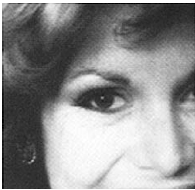
%> input picture Exercise 1/Pics/Initial/woman.png, 195 x 190 px
$ octave er2_final.m   (GNU Octave 9; MATLAB toolbox functions it lacks are replaced by stand-ins)
%> lines starting %> are read from the running program, lines starting %| are printed output that depends on the picture; in (x1, y1, x2, y2) boxes, pixels count from 0 and x2, y2 are one past the last pixel; in counts of white or black regions, pixels touching at a corner belong together; the program's own positions count from 1
### Exercise 1/Code/Matlab/pyr_reduce.m
function [ imgout ] = pyr_reduce( img )
%PYR_REDUCE  Image pyramid reduction
%   B = PYR_REDUCE( A )  If A is M-by-N, then the size of B
%	is ceil(M/2)-by-ceil(N/2). Support gray or rgb image.
%	B will be transformed to double class.
%	Results the same w/ MATLAB func impyramid.
% Yan Ke @ THUEE, xjed09@gmail.com

kernelWidth = 5; % default
cw = .375; % kernel centre weight, same as MATLAB func impyramid. 0.6 in the Paper
ker1d = [.25-cw/2 .25 cw .25 .25-cw/2];
kernel = kron(ker1d,ker1d');

img = im2double(img);
sz = size(img);
imgout = [];

for p = 1:size(img,3)
	img1 = img(:,:,p);
	imgFiltered = imfilter(img1,kernel,'replicate','same');
	imgout(:,:,p) = imgFiltered(1:2:sz(1),1:2:sz(2));
end

end

### Exercise 1/Code/Matlab/genPyr.m
function [ pyr ] = genPyr( img, type, level )
%GENPYR generate Gaussian or Laplacian pyramid
%   PYR = GENPYR(A,TYPE,LEVEL) A is the input image,
%	can be gray or rgb, will be forced to double.
%	TYPE can be 'gauss' or 'laplace'.
%	PYR is a 1*LEVEL cell array.
% Yan Ke @ THUEE, xjed09@gmail.com

pyr = cell(1,level);
pyr{1} = im2double(img);
for p = 2:level
	pyr{p} = pyr_reduce(pyr{p-1});
end
if strcmp(type,'gauss'), return; end

for p = level-1:-1:1 % adjust the image size
	osz = size(pyr{p+1})*2-1;
	pyr{p} = pyr{p}(1:osz(1),1:osz(2),:);
end

for p = 1:level-1
	pyr{p} = pyr{p}-pyr_expand(pyr{p+1});
end

end

### Exercise 1/Code/Matlab/pyr_expand.m
function [ imgout ] = pyr_expand( img )
%PYR_EXPAND  Image pyramid expansion
%   B = PYR_EXPAND( A )  If A is M-by-N, then the size of B
%	is (2*M-1)-by-(2*N-1). Support gray or rgb image.
%	B will be transformed to double class.
%	Results the same w/ MATLAB func impyramid.
% Yan Ke @ THUEE, xjed09@gmail.com

kw = 5; % default kernel width
cw = .375; % kernel centre weight, same as MATLAB func impyramid. 0.6 in the Paper
ker1d = [.25-cw/2 .25 cw .25 .25-cw/2];
kernel = kron(ker1d,ker1d')*4;

% expand [a] to [A00 A01;A10 A11] with 4 kernels
ker00 = kernel(1:2:kw,1:2:kw); % 3*3
ker01 = kernel(1:2:kw,2:2:kw); % 3*2
ker10 = kernel(2:2:kw,1:2:kw); % 2*3
ker11 = kernel(2:2:kw,2:2:kw); % 2*2

img = im2double(img);
sz = size(img(:,:,1));
osz = sz*2-1;
imgout = zeros(osz(1),osz(2),size(img,3));

for p = 1:size(img,3)
	img1 = img(:,:,p);
	img1ph = padarray(img1,[0 1],'replicate','both'); % horizontally padded
	img1pv = padarray(img1,[1 0],'replicate','both'); % horizontally padded

	img00 = imfilter(img1,ker00,'replicate','same');
	img01 = conv2(img1pv,ker01,'valid'); % imfilter doesn't support 'valid'
	img10 = conv2(img1ph,ker10,'valid');
	img11 = conv2(img1,ker11,'valid');

	imgout(1:2:osz(1),1:2:osz(2),p) = img00;
	imgout(2:2:osz(1),1:2:osz(2),p) = img10;
	imgout(1:2:osz(1),2:2:osz(2),p) = img01;
	imgout(2:2:osz(1),2:2:osz(2),p) = img11;
end

end

### Exercise 1/Code/Matlab/pyrReconstruct.m
function [ img ] = pyrReconstruct( pyr )
%PYRRECONSTRUCT Uses a Laplacian pyramid to reconstruct a image
%   IMG = PYRRECONSTRUCT(PYR) PYR should be a 1*level cell array containing
%   the pyramid, SIZE(PYR{i}) = SIZE(PYR{i-1})*2-1
%		Yan Ke @ THUEE, xjed09@gmail.com

for p = length(pyr)-1:-1:1
	pyr{p} = pyr{p}+pyr_expand(pyr{p+1});
end
img = pyr{1};

end

### Exercise 1/Code/Matlab/er2_final.m
% Paths for my images and built in matlab function
photoDir = 'D:\ceid\computer vision\askhsh 1\photos\';
functionDir = 'D:\ceid\computer vision\askhsh 1\';
addpath(functionDir);

% Load images
woman = im2double(imread([photoDir, 'woman.png']));
%> woman: size 190x195x3 double; min 0, max 1, mean 0.558
hand = im2double(imread([photoDir, 'hand.png']));
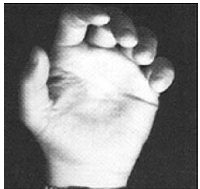
%> input picture Exercise 1/Pics/Initial/hand.png, 200 x 189 px
%> hand: size 189x200x3 double; min 0, max 1, mean 0.54

% Ensure that it is in grayscale
if size(woman, 3) == 3
    woman = rgb2gray(woman);
%> woman: size 190x195 double
end
if size(hand, 3) == 3
    hand = rgb2gray(hand);
%> hand: size 189x200 double
end

% Resize images to match
[rows, cols] = size(hand);
%> rows = 189; cols = 200
woman = imresize(woman, [rows, cols]);
%> woman: size 189x200 double

% Create mask
m1 = zeros(rows, cols);
eyeRegion = round([rows*0.3 rows*0.7 cols*0.3 cols*0.7]);
%> eyeRegion = [57 132 60 140]
m1(eyeRegion(1):eyeRegion(2), eyeRegion(3):eyeRegion(4)) = 1;
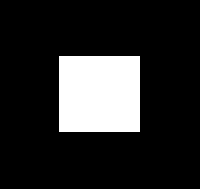
%> m1: size 189x200 double; values 0 (black) and 1 (white), 16.3% white; 1 white region, box (x1, y1, x2, y2) and area: (59, 56, 140, 132) 6156

% Number of levels
numLevels = 5;

% Generate pyramids
Gm1 = genPyr(m1, 'gauss', numLevels);
LI1 = genPyr(woman, 'lap', numLevels);
%> the loop in genPyr (call 2), `for p = level-1:-1:1` made 4 passes
%> osz on passes 1 to 4: [23 25], [45 49], [89 97], [177 193]
%> the loop in genPyr (call 2), `for p = 1:level-1` made 4 passes
%> (sz in pyr_expand, osz in pyr_expand) on passes 1 to 4: ([89 97], [177 193]), ([45 49], [89 97]), ([23 25], [45 49]), ([12 13], [23 25])
%> pass 1, in pyr_expand, `img = im2double(img);`:
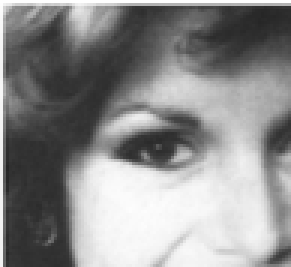
%> img: size 89x97 double (shown 3 times larger); min 0.148, max 1, mean 0.552
%> LI1 = 5 items
LI2 = genPyr(hand, 'lap', numLevels);
%> the loop in genPyr (call 3), `for p = 1:level-1` made 4 passes
%> pass 1, in pyr_expand (call 5), `img = im2double(img);`:
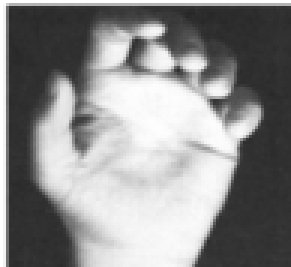
%> img: size 89x97 double (shown 3 times larger); min 0.156, max 1, mean 0.552
%> LI2 = 5 items

% Create blended pyramid
B = cell(1, numLevels);
for j = 1:numLevels

    [levelRows, levelCols] = size(LI1{j});

    gj = imresize(Gm1{j}, [levelRows, levelCols]);

    B{j} = gj .* LI1{j} + (1 - gj) .* LI2{j};
end
%> this loop made 5 passes
%> pass 2, `gj = imresize(Gm1{j}, [levelRows, levelCols]);`:
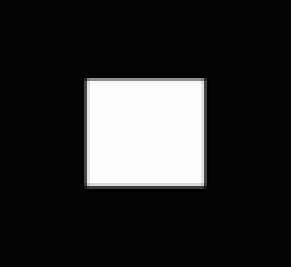
%> gj: size 89x97 double (shown 3 times larger); min -0.0187, max 1.01, mean 0.162; drawn with min black and max white
%> pass 3, `gj = imresize(Gm1{j}, [levelRows, levelCols]);`:
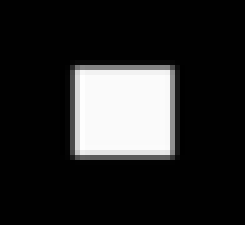
%> gj: size 45x49 double (shown 5 times larger); min -0.00731, max 1.02, mean 0.16; drawn with min black and max white
%> after the loop, B = 5 items

% Reconstruct
result = pyrReconstruct(B);
%> the loop in pyrReconstruct, `for p = length(pyr)-1:-1:1` made 4 passes
%> (p, sz in pyr_expand, osz in pyr_expand) on passes 1, 4: (4, [12 13], [23 25]), (1, [89 97], [177 193])
%> in pyrReconstruct, `img = pyr{1};`:
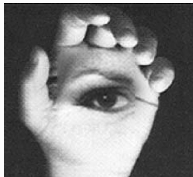
%> img: size 177x193 double; min -1.09e-06, max 1.01, mean 0.501; drawn with min black and max white


figure;
imshow(result, []);
title('Blended Result');
